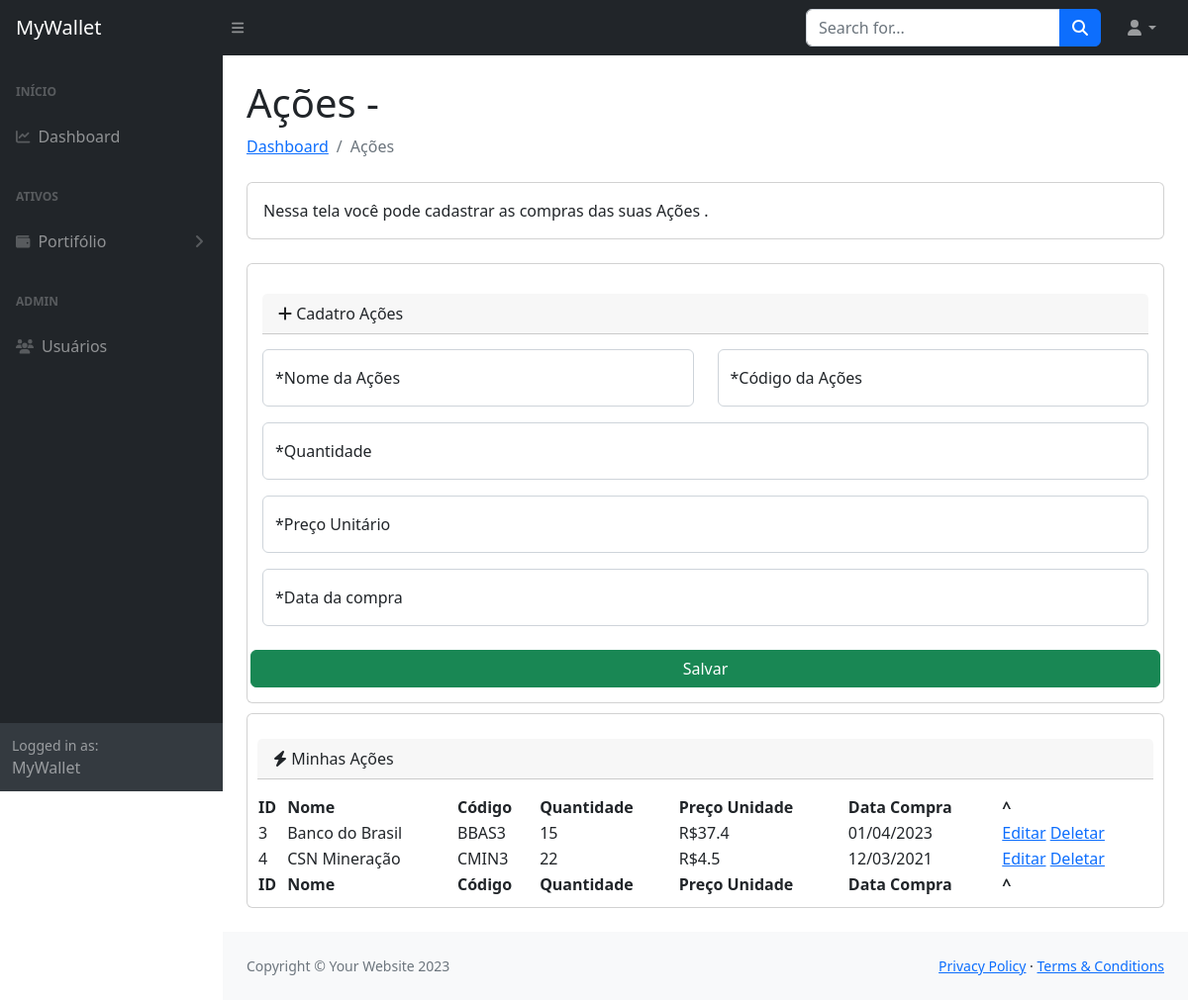
The app's page /acoes (signed in), older data.
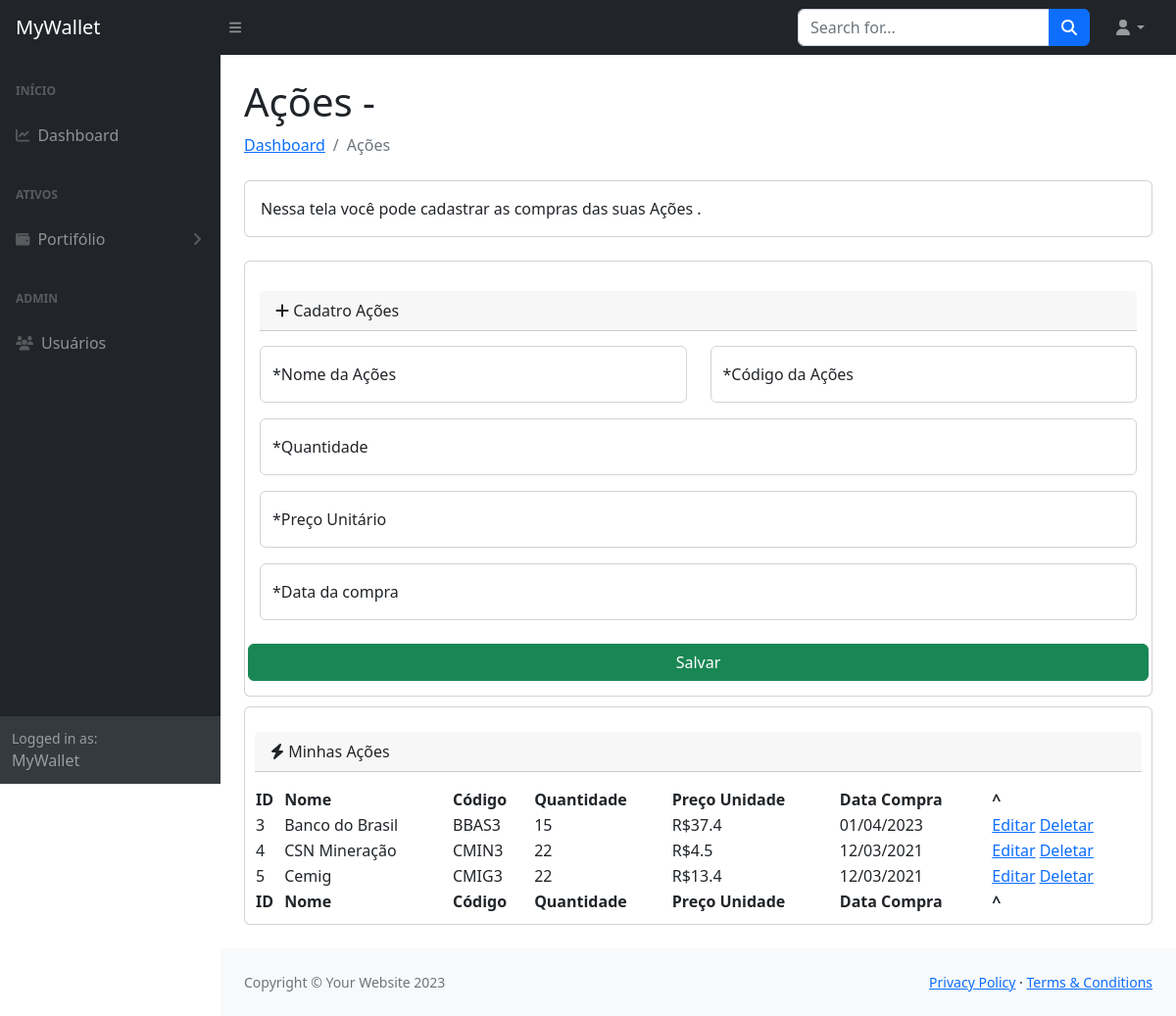
The same page, newer data.
### mywalletproject/ext/database.py (models this page shows, shortened)
class Acoes(db.Model, SerializerMixin):
    __tablename__ = "acoes"
    id = db.Column(db.Integer, primary_key=True, autoincrement=True)
    usuario_id = db.Column(db.Integer, db.ForeignKey("user.id"), nullable=False)
    nome_acao = db.Column(db.String(80), nullable=False)
    codigo_acao = db.Column(db.String(80), nullable=False)
    quantidade = db.Column(db.Integer, nullable=False)
    preco_unitario = db.Column(db.Float, nullable=False)
    data_compra = db.Column(db.String(10), nullable=False)

### mywalletproject/blueprints/views.py (the view, shortened to what this page needs)
    @app.route('/acoes', methods =['GET','POST'])
    @login_required
    def acoes():
        titulo = "Ações  "
        usuario = current_user.id
        acoes = Acoes.query.filter_by(usuario_id=current_user.id).all()
        return render_template('acoes.html', titulo =titulo,usuario= usuario,acoes=acoes)

### mywalletproject/ext/auth.py (called while the page is built)
@login_manager.user_loader
def load_user(user_id):
    return User.query.get(int(user_id))

### mywalletproject/templates/acoes.html (shortened to what this page needs)
{% extends 'template_base.html' %}
{% block content %}
<div class="container-fluid px-4">
    <h1 class="mt-4">{{titulo}} - {{usuario.nome}}</h1>
    <ol class="breadcrumb mb-4">
        <li class="breadcrumb-item"><a href="index.html">Dashboard</a></li>
        <li class="breadcrumb-item active">{{titulo}}</li>
    </ol>
    <div class="card mb-4">
        <div class="card-body">
            Nessa tela você pode cadastrar as compras das suas {{titulo}}.
        </div>
    </div>
    <div class="card mb-6 " id="mainContent" >
        <div class="card-header sub-titulo" >
            <i class="fas-sharp fa-solid fa-plus" style="color: #1f2123;"></i>
            Cadatro {{titulo}}
        </div>
        <form   action="/acoes"  method="post">
            <div class="row mb-3">
                <div class="col-md-6">
                    <div class="form-floating mb-3 mb-md-0">
                        <input class="form-control" name="nome_acao" id="inputFirstName" type="text" placeholder="Nome da Ação" />
                        <label for="inputFirstName">*Nome da {{titulo}}</label>
                    </div>
                </div>
               <div class="col-md-6">
                    <div class="form-floating">
                        <input class="form-control" name="codigo_acao"  id="inputLastName" type="text" placeholder="Enter your last name" />
                        <label for="inputLastName">*Código da {{titulo}}</label>
                    </div>
                </div>
            </div>
            <div class="form-floating mb-3">
                <input class="form-control" name="quantidade" id="inputEmail" type="text" placeholder="Cogido da ação" />
                <label for="inputEmail">*Quantidade</label>
            </div>
            <div class="form-floating mb-3">
                <input class="form-control" name="preco_unitario" id="inputEmail" type="text" placeholder="Cogido da ação" />
                <label for="inputEmail">*Preço Unitário</label>
            </div>
             <div class="row mb-3">
                <div class="col-md-12">
                    <div class="form-floating mb-3 mb-md-0">
                        <input class="form-control"  name="data_compra" id="inputPassword" type="text" placeholder="Data" />
                        <label for="inputPassword">*Data da compra</label>
                    </div>
                </div>
            </div>
            <div class="mt-4 mb-0">
                <div class="row col xs-6">
                    <button type="submit" class="btn bnt-block btn-success">Salvar</button>
                </div>
            </div>
        </form>
    </div>
        <div class="card mb-4  card-tabela">
        <div class="card-header sub-titulo" >
            <i class="fas-sharp fa-solid fa-bolt"></i>
            Minhas {{titulo}}
        </div>
        <table id="datatablesSimple">
            <thead>
                <tr>
                    <th>ID</th>
                    <th>Nome</th>
                    <th>Código</th>
                    <th>Quantidade</th>
                    <th>Preço Unidade</th>
                    <th>Data Compra</th>
                    <th>^</th>
                </tr>
            </thead>
            <tfoot>
                <tr>
                    <th>ID</th>
                    <th>Nome</th>
                    <th>Código</th>
                    <th>Quantidade</th>
                    <th>Preço Unidade</th>
                    <th>Data Compra</th>
                    <th>^</th>
                </tr>
            </tfoot>
            <tbody>
            {% for a in acoes%}
                <tr>
                    <td>{{a.id}}</td>
                    <td>{{a.nome_acao}}</td>
                    <td>{{a.codigo_acao}}</td>
                    <td>{{a.quantidade}}</td>
                    <td> R${{a.preco_unitario}}</td>
                    <td>{{a.data_compra}}</td>
                    <td>
                        <a href="/edit/{{a.id}}"> Editar</a>
                        <a href="/delete/{{a.id}}"> Deletar</a>
                    </td>
                </tr>
            {%endfor%}
            </tbody>
        </table>
    </div>
</div>
{% endblock %}

### mywalletproject/templates/template_base.html (shortened to what this page needs)
<!DOCTYPE html>
<html lang="pt-br">
    <head>
     <link href="../static/css/stylesheets.css" rel="stylesheet" />
        <link href="../static/css/styles.css" rel="stylesheet" />
    </head>
    <body class="sb-nav-fixed">
        <nav class="sb-topnav navbar navbar-expand navbar-dark bg-dark">
            <a class="navbar-brand ps-3" href="index.html">MyWallet</a>
            <button class="btn btn-link btn-sm order-1 order-lg-0 me-4 me-lg-0" id="sidebarToggle" href="#!"><i class="fas fa-bars"></i></button>
            <form class="d-none d-md-inline-block form-inline ms-auto me-0 me-md-3 my-2 my-md-0">
                <div class="input-group">
                    <input class="form-control" type="text" placeholder="Search for..." aria-label="Search for..." aria-describedby="btnNavbarSearch" />
                    <button class="btn btn-primary" id="btnNavbarSearch" type="button"><i class="fas fa-search"></i></button>
                </div>
            </form>
            <ul class="navbar-nav ms-auto ms-md-0 me-3 me-lg-4">
                <li class="nav-item dropdown">
                    <a class="nav-link dropdown-toggle" id="navbarDropdown" href="#" role="button" data-bs-toggle="dropdown" aria-expanded="false"><i class="fas fa-user fa-fw"></i></a>
                </li>
            </ul>
        </nav>
        <div id="layoutSidenav">
            <div id="layoutSidenav_nav">
                <nav class="sb-sidenav accordion sb-sidenav-dark" id="sidenavAccordion">
                    <div class="sb-sidenav-menu">
                        <div class="nav">
                            <div class="sb-sidenav-menu-heading">Início</div>
                            <a class="nav-link" href="/index_temp">
                                <div class="sb-nav-link-icon"><i class="fas fa-solid fa-chart-line"></i></div>
                                Dashboard
                            </a>
                            <div class="sb-sidenav-menu-heading">Ativos</div>
                            <a class="nav-link collapsed" href="#" data-bs-toggle="collapse" data-bs-target="#collapseLayouts" aria-expanded="false" aria-controls="collapseLayouts">
                                <div class="sb-nav-link-icon"><i class="fas fa-wallet"></i></div>
                                Portifólio
                                <div class="sb-sidenav-collapse-arrow"><i class="fas fa-angle-down"></i></div>
                            </a>
                            <div class="sb-sidenav-menu-heading">Admin</div>
                            <a class="nav-link" href="/usuarios_tabelas_temp">
                                <div class="sb-nav-link-icon"><i class="fas fa-users"></i></div>
                                Usuários
                            </a>
                        </div>
                    </div>
                    <div class="sb-sidenav-footer">
                        <div class="small">Logged in as:</div>
                       MyWallet
                    </div>
                </nav>
            </div>
            <div id="layoutSidenav_content">
                <main>
                    {% block content %}{% endblock %}
                </main>
                <footer class="py-4 bg-light mt-auto">
                    <div class="container-fluid px-4">
                        <div class="d-flex align-items-center justify-content-between small">
                            <div class="text-muted">Copyright &copy; Your Website 2023</div>
                            <div>
                                <a href="#">Privacy Policy</a>
                                &middot;
                                <a href="#">Terms &amp; Conditions</a>
                            </div>
                        </div>
                    </div>
                </footer>
            </div>
        </div>
    </body>
</html>

### mywalletproject/templates/acoes.html (style rules this page uses)
#mainContent { padding: 15px; }
.card-tabela { margin-top: 10px; padding: 10px; }
.sub-titulo { margin: 15px 0 ; }

Row changes from the older to the newer data that the page shows:
added Acoes: id "5", nome_acao "Cemig", codigo_acao "CMIG3", quantidade "22", preco_unitario "13.4", data_compra "12/03/2021"
